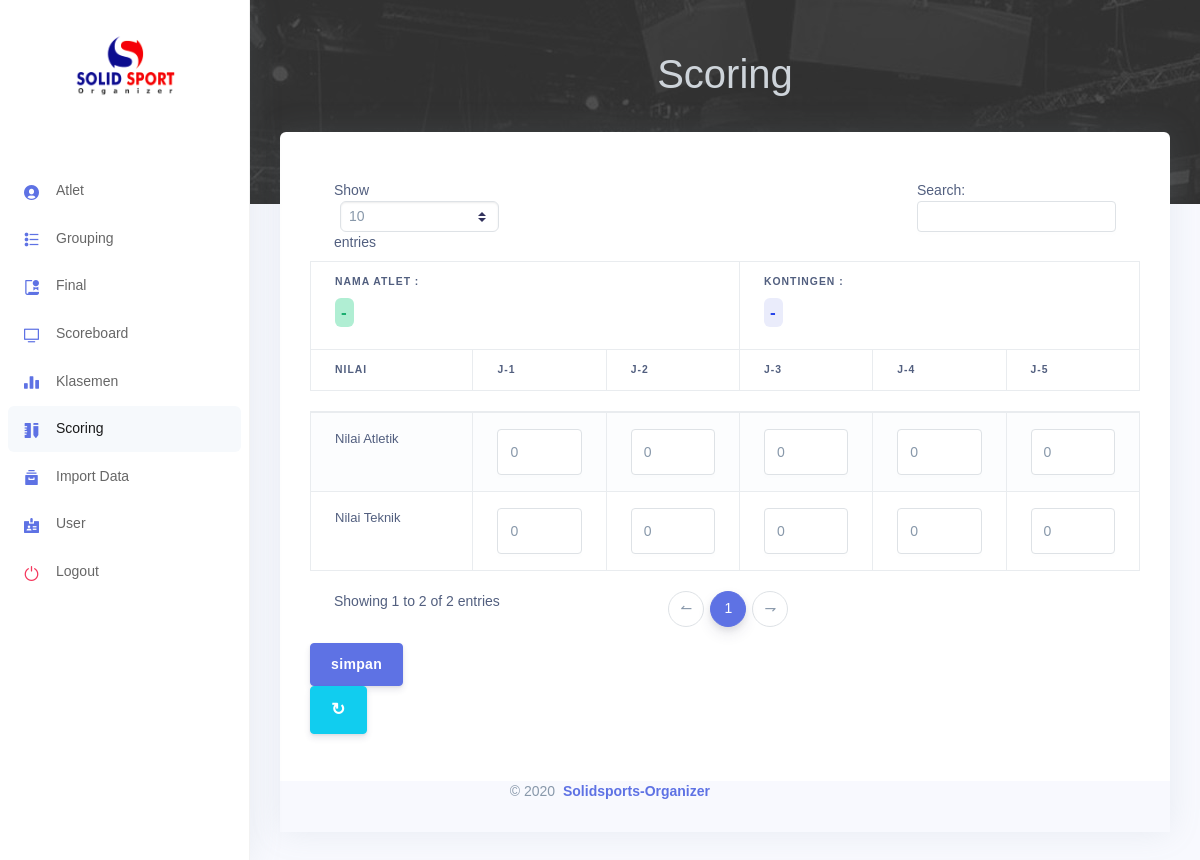
The app's page /modul/scoring/index.php (signed in) with its own data.
### tables this page shows
CREATE TABLE `point` (
  `idPoint` int(11) NOT NULL,
  `idAtlet` char(3) NOT NULL,
  `namaAtlet` varchar(50) NOT NULL,
  `kelas` varchar(50) NOT NULL,
  `kontingen` varchar(50) NOT NULL,
  `namaKata` varchar(50) NOT NULL,
  `grup` varchar(10) NOT NULL,
  `atribut` char(3) NOT NULL,
  `namaJuri` varchar(50) NOT NULL,
  `nilaiTeknik` double NOT NULL,
  `nilaiAtletik` double NOT NULL,
  `statusPenilaian` varchar(10) NOT NULL DEFAULT 'standby',
  `juriMenilai` int(11) NOT NULL DEFAULT 0
);

### modul/scoring/index.php (the view, shortened to what this page needs)
<?php
if (!isset($_SESSION['username'])) {
    @header("location:../login");
} else{
    include "../../config/templates/header.php";
    include "../../config/templates/sidebar.php";
    include "../../config/templates/mainContent.php";
    include "../../config/database/koneksi.php"
    ?>
    <?php
        $sql = "SELECT `namaJuri`, `nilaiTeknik`, `nilaiAtletik` FROM `point`";
        $data = mysqli_query($conn, $sql);
        $data2 = mysqli_query($conn, $sql);
        $data3 = mysqli_query($conn, $sql);
        $sqlAtlet = "SELECT `namaAtlet`, `kontingen` from `point` ORDER BY namaAtlet LIMIT  1";
        $dataAtlet = mysqli_query($conn, $sqlAtlet);
        $row = mysqli_fetch_array($dataAtlet);
        $namaAtlet = $row['namaAtlet'];
        $kontingen = $row['kontingen'];
    ?>
    <div class="container-fluid mt-5 mb-5">
    <form action="#" method="post">
        <table id="example" class="table table-striped table-bordered" style="width:100%">
            <thead>
                <tr>
                <th colspan=3> Nama Atlet : <h1><span  class="badge badge-success"><?= $namaAtlet ?></span></h1></th>
                <th colspan=3> Kontingen : <h1><span  class="badge badge-primary"><?= $kontingen ?></span></h1></th>
                </tr>
                <tr>
                    <th>Nilai</th>
                    <?php while($row=mysqli_fetch_array($data)){
                        echo "<th>$row[namaJuri]</th>";
                    } ?>
                </tr>
            </thead>
            <tbody>
                <tr>
                    <td>Nilai Teknik</td>
                    <?php while($row2=mysqli_fetch_array($data2)){
                         echo '<td><input type="hidden" name="namaJuri[]" value='.$row2['namaJuri'].'><input name = "nilaiTeknik[]" value='.$row2['nilaiTeknik'].' type="number" class="form-control" name="nilaiTeknik" placeholder="0.0" min="0" max="10" step=0.1></td>';
                    } ?>
                </tr>
                <tr>
                    <td>Nilai Atletik</td>
                    <?php while($row3=mysqli_fetch_array($data3)){
                        echo '<td><input type="hidden" name="namaJuri[]" value='.$row3['namaJuri'].'><input name="nilaiAtletik[]" value='.$row3['nilaiAtletik'].' type="number" class="form-control" name="nilaiTeknik" placeholder="0.0" min="0" max="10" step=0.1></td>';
                    }?>
                </tr>
            </tbody>
        </table>
        <input name = "simpan" type="submit" value="simpan" class="btn btn-primary">&nbsp;
    </form>
    <a style="font-size:17px;" href="" class="btn btn-info">&#8635;</a>
    </div>
    <?php
    include "../../config/templates/footer.php";
    ?>
    </body>
    </html>
<?php } ?>

### records on screen
point: namaJuri "J-1", nilaiTeknik "0", nilaiAtletik "0"
point: namaJuri "J-2", nilaiTeknik "0", nilaiAtletik "0"
point: namaJuri "J-3", nilaiTeknik "0", nilaiAtletik "0"
point: namaJuri "J-4", nilaiTeknik "0", nilaiAtletik "0"
point: namaJuri "J-5", nilaiTeknik "0", nilaiAtletik "0"

### other values on screen
$mod "Scoring"
$namaAtlet "-"
$kontingen "-"
